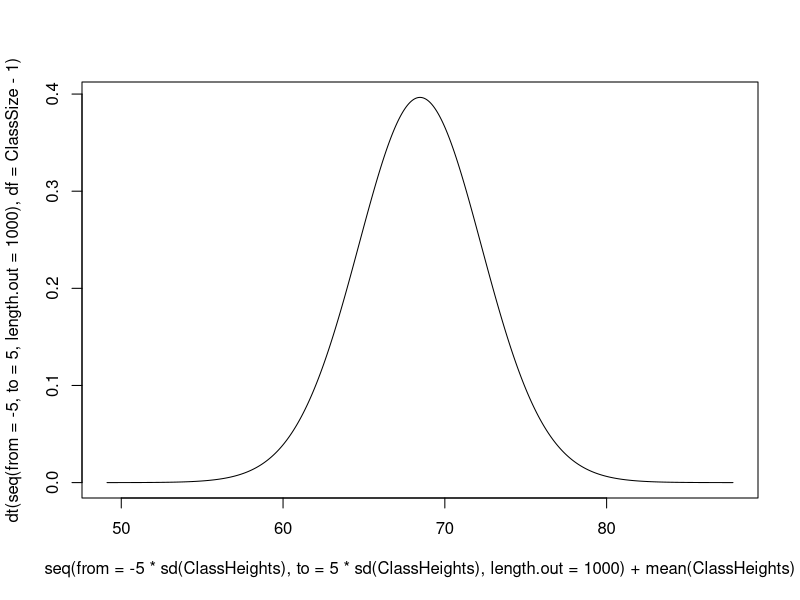

Here is the R script that generated this plot: (Note: this script raises an error after producing the figure.)
ClassHeights <- c("5'2\"", "5'11\"", "6'2\"", "5'7\"", "5'4\"", "5'5\"", "5'2\"", "5'9\"", "5'9\"", "5'10\"", "5'9\"", "5'5\"", "5'11\"", "5'5\"", "5'8\"", "5'10\"", "5'8\"", "5'7\"", "5'6\"", "5'9\"", "6'3\"", "5'5\"", "6'0\"", "5'3\"", "6'5\"", "6'0\"", "5'8\"", "6'0\"", "5'6\"", "5'5\"", "5'8\"", "5'6\"", "6'1\"", "5'10\"", "5'6\"", "5'7\"", "6'2\"", "5'6\"", "5'11\"", "5'7\"", "5'1\"", "6'1\"", "6'4\"")

ClassHeights <- matrix(as.numeric(unlist(strsplit(ClassHeights, split = "\"|'"))), ncol = 2, byrow = TRUE)

ClassHeights <- (ClassHeights[, 1] * 12) + ClassHeights[, 2]


# Class size for height data:
ClassSize <- length(ClassHeights)

plot(
x = seq(from = -5 * sd(ClassHeights), to = 5 * sd(ClassHeights), length.out = 1000) + mean(ClassHeights),

y = dt(seq(from = -5, to = 5, length.out = 1000), df = ClassSize - 1)

, type = "l")

Alpha <- 0.01



XValues <- seq(from = -5, to = 5, length.out = 1000)

TwoTail <- qt(p = c(Alpha / 2, 1 - (Alpha / 2)), df = ClassSize - 1)

TValues <- dt(XValues, df = SampleSize - 1)

plot(x = XValues, y = TValues, type = "n", axes = FALSE, xlab = "", ylab = "")
polygon(x = c(XValues[which(XValues < TwoTail[1])], XValues[which(XValues < TwoTail[1])][length(XValues[which(XValues < TwoTail[1])])], XValues[which(XValues < TwoTail[1])][1]), y = c(TValues[which(XValues < TwoTail[1])], 0, 0), border = NA, col = "grey")
polygon(x = c(XValues[intersect(which(XValues > TwoTail[1]), which(XValues < TwoTail[2]))[1]], XValues[intersect(which(XValues > TwoTail[1]), which(XValues < TwoTail[2]))], XValues[intersect(which(XValues > TwoTail[1]), which(XValues < TwoTail[2]))[length(intersect(which(XValues > TwoTail[1]), which(XValues < TwoTail[2])))]]), y = c(0, TValues[intersect(which(XValues > TwoTail[1]), which(XValues < TwoTail[2]))], 0), border = NA, col = "red")
polygon(x = c(XValues[which(XValues > TwoTail[2])], XValues[which(XValues > TwoTail[2])][length(XValues[which(XValues > TwoTail[2])])], XValues[which(XValues > TwoTail[2])][1]), y = c(TValues[which(XValues > TwoTail[2])], 0, 0), border = NA, col = "grey")





Alpha <- 0.1

pdf("/Users/eargtl/Documents/Teaching/University of Leeds/SOEE1475/2019-2020/T-distributions.pdf", width = 10, height = 7)

par(mfrow = c(3, 3), mar = c(0.1, 0.1, 0.1, 0.1))

for(SampleSize in c(3, 5, 10)) {
  
  for(Alpha in c(0.5, 0.1, 0.05)) {
    
    
  }

}

dev.off()
